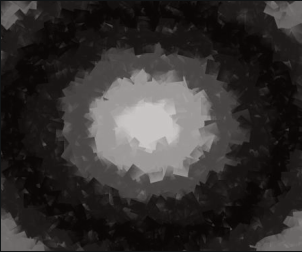
#> input picture Practicas/Practica1/EjercicioImagenes/Resources/contour_gray.png, 306 x 254 px
$ jupyter execute --allow-errors ejercicios.ipynb
#> lines starting #> are read from the running program, lines starting #| are printed output that depends on the picture
Ejercicios básicos de procesamiento de imágenes

[cell 1]
'''1. Abrir y escribir una imagen a un archivo '''

[cell 2]
from scipy import misc
import imageio.v2 as io
import matplotlib.pyplot as plt

#> (a cell that did not finish here is left out)

[cell 4]
'''2. Creación de un arreglo numpy de un archivo de imagen'''

#> (a cell that did not finish here is left out)

[cell 6]
'''3. Abrir archivos raw '''

[cell 7]
import numpy as np

#> (a cell that did not finish here is left out)

[cell 9]
'''4. Despliegue de imágenes '''

#> (a cell that did not finish here is left out)

#> (a cell that did not finish here is left out)

#> (a cell that did not finish here is left out)

#> (a cell that did not finish here is left out)

[cell 14]
f = io.imread('Resources/contour_gray.png', as_gray=True)
#> f: shape (254, 306) float32; min 4.78, max 255, mean 54.3
plt.contour(f, 5)
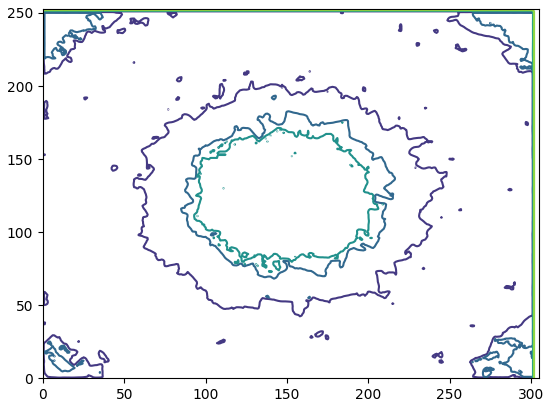
#> figure drawn by matplotlib, 1 panel

[cell 15]
plt.contour(f, [50, 100, 200])
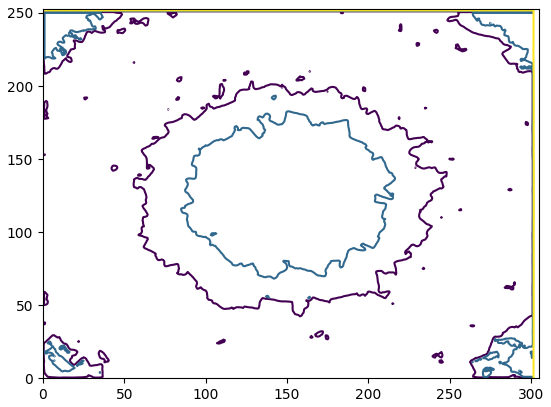
#> figure drawn by matplotlib, 1 panel
